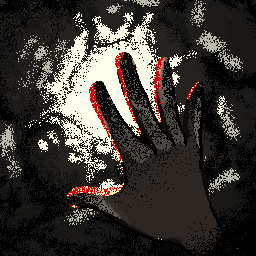

A level layout from a 2D game, rendered from its tile map. Below: a short description, then the map file with its tile-grid data intact:
An orthogonal 16x16 tile map with 16x16 px tiles, 6 tile layers (Back, Back2, Buildings, Front, ...).

<map version="1.10" tiledversion="1.12.0" orientation="orthogonal" renderorder="right-down" compressionlevel="0" width="16" height="16" tilewidth="16" tileheight="16" infinite="0" nextlayerid="13" nextobjectid="7">
 <tileset firstgid="1" source="Move_hand_reaching_out_Felix.tsx" />
 <layer id="1" name="Back" width="16" height="16">
  <data encoding="csv">
84,85,86,87,88,89,90,91,92,93,94,95,96,97,98,99,
104,105,106,107,108,109,110,111,112,113,114,115,116,117,118,119,
124,125,126,127,128,129,130,131,132,133,134,135,136,137,138,139,
144,145,146,147,148,149,150,151,152,153,154,155,156,157,158,159,
164,165,166,167,168,169,170,171,172,173,174,175,176,177,178,179,
184,185,186,187,188,189,190,191,192,193,194,195,196,197,198,199,
204,205,206,207,208,209,210,211,212,213,214,215,216,217,218,219,
224,225,226,227,228,229,230,231,232,233,234,235,236,237,238,239,
244,245,246,247,248,249,250,251,252,253,254,255,256,257,258,259,
264,265,266,267,268,269,270,271,272,273,274,275,276,277,278,279,
284,285,286,287,288,289,290,291,292,293,294,295,296,297,298,299,
304,305,306,307,308,309,310,311,312,313,314,315,316,317,318,319,
324,325,326,327,328,329,330,331,332,333,334,335,336,337,338,339,
344,345,346,347,348,349,350,351,352,353,354,355,356,357,358,359,
364,365,366,367,368,369,370,371,372,373,374,375,376,377,378,379,
384,385,386,387,388,389,390,391,392,393,394,395,396,397,398,399
</data>
 </layer>
 <layer id="2" name="Back2" width="16" height="16">
  <properties>
   <property name="Draw" value="Back" />
  </properties>
  <data encoding="csv">
0,0,0,0,0,0,0,0,0,0,0,0,0,0,0,0,
0,0,0,0,0,0,0,0,0,0,0,0,0,0,0,0,
0,0,0,0,0,0,0,0,0,0,0,0,0,0,0,0,
0,0,0,0,0,0,0,0,0,0,0,0,0,0,0,0,
0,0,0,0,0,0,0,0,0,0,0,0,0,0,0,0,
0,0,0,0,0,0,0,0,0,0,0,0,0,0,0,0,
0,0,0,0,0,0,0,0,0,0,0,0,0,0,0,0,
0,0,0,0,0,0,0,0,0,0,0,0,0,0,0,0,
0,0,0,0,0,0,0,0,0,0,0,0,0,0,0,0,
0,0,0,0,0,0,0,0,0,0,0,0,0,0,0,0,
0,0,0,0,0,0,0,0,0,0,0,0,0,0,0,0,
0,0,0,0,0,0,0,0,0,0,0,0,0,0,0,0,
0,0,0,0,0,0,0,0,0,0,0,0,0,0,0,0,
0,0,0,0,0,0,0,0,0,0,0,0,0,0,0,0,
0,0,0,0,0,0,0,0,0,0,0,0,0,0,0,0,
0,0,0,0,0,0,0,0,0,0,0,0,0,0,0,0
</data>
 </layer>
 <layer id="3" name="Buildings" width="16" height="16">
  <data encoding="csv">
0,0,0,0,0,0,0,0,0,0,0,0,0,0,0,0,
0,0,0,0,0,0,0,0,0,0,0,0,0,0,0,0,
0,0,0,0,0,0,0,0,0,0,0,0,0,0,0,0,
0,0,0,0,0,0,0,0,0,0,0,0,0,0,0,0,
0,0,0,0,0,0,0,0,0,0,0,0,0,0,0,0,
0,0,0,0,0,0,0,0,0,0,0,0,0,0,0,0,
0,0,0,0,0,0,0,0,0,0,0,0,0,0,0,0,
0,0,0,0,0,0,0,0,0,0,0,0,0,0,0,0,
0,0,0,0,0,0,0,0,0,0,0,0,0,0,0,0,
0,0,0,0,0,0,0,0,0,0,0,0,0,0,0,0,
0,0,0,0,0,0,0,0,0,0,0,0,0,0,0,0,
0,0,0,0,0,0,0,0,0,0,0,0,0,0,0,0,
0,0,0,0,0,0,0,0,0,0,0,0,0,0,0,0,
0,0,0,0,0,0,0,0,0,0,0,0,0,0,0,0,
0,0,0,0,0,0,0,0,0,0,0,0,0,0,0,0,
0,0,0,0,0,0,0,0,0,0,0,0,0,0,0,0
</data>
 </layer>
 <layer id="4" name="Front" width="16" height="16">
  <data encoding="csv">
0,0,0,0,0,0,0,0,0,0,0,0,0,0,0,0,
0,0,0,0,0,0,0,0,0,0,0,0,0,0,0,0,
0,0,0,0,0,0,0,0,0,0,0,0,0,0,0,0,
0,0,0,0,0,0,0,0,0,0,0,0,0,0,0,0,
0,0,0,0,0,0,0,0,0,0,0,0,0,0,0,0,
0,0,0,0,0,0,0,0,0,0,0,0,0,0,0,0,
0,0,0,0,0,0,0,0,0,0,0,0,0,0,0,0,
0,0,0,0,0,0,0,0,0,0,0,0,0,0,0,0,
0,0,0,0,0,0,0,0,0,0,0,0,0,0,0,0,
0,0,0,0,0,0,0,0,0,0,0,0,0,0,0,0,
0,0,0,0,0,0,0,0,0,0,0,0,0,0,0,0,
0,0,0,0,0,0,0,0,0,0,0,0,0,0,0,0,
0,0,0,0,0,0,0,0,0,0,0,0,0,0,0,0,
0,0,0,0,0,0,0,0,0,0,0,0,0,0,0,0,
0,0,0,0,0,0,0,0,0,0,0,0,0,0,0,0,
0,0,0,0,0,0,0,0,0,0,0,0,0,0,0,0
</data>
 </layer>
 <layer id="5" name="Front2" width="16" height="16">
  <properties>
   <property name="Draw" value="Front" />
  </properties>
  <data encoding="csv">
0,0,0,0,0,0,0,0,0,0,0,0,0,0,0,0,
0,0,0,0,0,0,0,0,0,0,0,0,0,0,0,0,
0,0,0,0,0,0,0,0,0,0,0,0,0,0,0,0,
0,0,0,0,0,0,0,0,0,0,0,0,0,0,0,0,
0,0,0,0,0,0,0,0,0,0,0,0,0,0,0,0,
0,0,0,0,0,0,0,0,0,0,0,0,0,0,0,0,
0,0,0,0,0,0,0,0,0,0,0,0,0,0,0,0,
0,0,0,0,0,0,0,0,0,0,0,0,0,0,0,0,
0,0,0,0,0,0,0,0,0,0,0,0,0,0,0,0,
0,0,0,0,0,0,0,0,0,0,0,0,0,0,0,0,
0,0,0,0,0,0,0,0,0,0,0,0,0,0,0,0,
0,0,0,0,0,0,0,0,0,0,0,0,0,0,0,0,
0,0,0,0,0,0,0,0,0,0,0,0,0,0,0,0,
0,0,0,0,0,0,0,0,0,0,0,0,0,0,0,0,
0,0,0,0,0,0,0,0,0,0,0,0,0,0,0,0,
0,0,0,0,0,0,0,0,0,0,0,0,0,0,0,0
</data>
 </layer>
 <layer id="6" name="Paths" width="16" height="16">
  <data encoding="csv">
0,0,0,0,0,0,0,0,0,0,0,0,0,0,0,0,
0,0,0,0,0,0,0,0,0,0,0,0,0,0,0,0,
0,0,0,0,0,0,0,0,0,0,0,0,0,0,0,0,
0,0,0,0,0,0,0,0,0,0,0,0,0,0,0,0,
0,0,0,0,0,0,0,0,0,0,0,0,0,0,0,0,
0,0,0,0,0,0,0,0,0,0,0,0,0,0,0,0,
0,0,0,0,0,0,0,0,0,0,0,0,0,0,0,0,
0,0,0,0,0,0,0,0,0,0,0,0,0,0,0,0,
0,0,0,0,0,0,0,0,0,0,0,0,0,0,0,0,
0,0,0,0,0,0,0,0,0,0,0,0,0,0,0,0,
0,0,0,0,0,0,0,0,0,0,0,0,0,0,0,0,
0,0,0,0,0,0,0,0,0,0,0,0,0,0,0,0,
0,0,0,0,0,0,0,0,0,0,0,0,0,0,0,0,
0,0,0,0,0,0,0,0,0,0,0,0,0,0,0,0,
0,0,0,0,0,0,0,0,0,0,0,0,0,0,0,0,
0,0,0,0,0,0,0,0,0,0,0,0,0,0,0,0
</data>
 </layer>
 <objectgroup id="7" name="Back" />
 <objectgroup id="8" name="Back2" />
 <objectgroup id="9" name="Buildings" />
 <objectgroup id="10" name="Front" />
 <objectgroup id="11" name="Front2" />
 <objectgroup id="12" name="Paths" />
</map>
